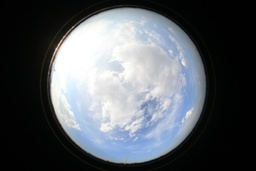
#> input picture resources/nube.jpg, 256 x 171 px, shrunk from 4368 x 2912 before the run, found by its file name
$ python prueba1.py
#> lines starting #> are read from the running program, lines starting #| are printed output that depends on the picture; after the words box and inside, x2 and y2 are one past the last pixel; in counts of white or black regions, pixels touching at a corner belong together
from skimage.color import rgb2gray
import numpy as np
import cv2
import matplotlib.pyplot as plt

from scipy import ndimage

image = plt.imread('nube.jpg')
#> image is the input picture: shape (171, 256, 3); mean R, G, B 87.2, 91.8, 97.5
image.shape
plt.imshow(image)

plt.show()

gray = rgb2gray(image)
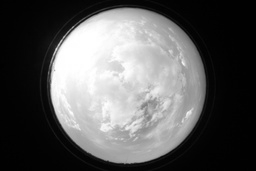
#> gray: shape (171, 256) float64; min 0, max 1, mean 0.358
plt.imshow(gray, cmap='gray')

gray_r = gray.reshape(gray.shape[0]*gray.shape[1])
for i in range(gray_r.shape[0]):
    print(i)
    if gray_r[i] > gray_r.mean():
        gray_r[i] = 1
    else:
        gray_r[i] = 0
gray = gray_r.reshape(gray.shape[0],gray.shape[1])
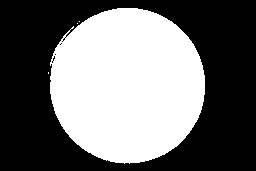
#> gray: shape (171, 256) float64; values 0 (black) and 1 (white), 43.5% white; 4 white regions (3 under 20 px), largest, box (x1, y1, x2, y2) and area: (50, 8, 205, 164) 19059
plt.imshow(gray, cmap='gray')

gray = rgb2gray(image)
gray_r = gray.reshape(gray.shape[0]*gray.shape[1])
for i in range(gray_r.shape[0]):
    if gray_r[i] > gray_r.mean():
        gray_r[i] = 3
    elif gray_r[i] > 0.5:
        gray_r[i] = 2
    elif gray_r[i] > 0.25:
        gray_r[i] = 1
    else:
        gray_r[i] = 0
gray = gray_r.reshape(gray.shape[0],gray.shape[1])
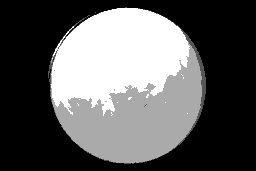
#> gray: shape (171, 256) float64; min 0, max 3, mean 1.1; drawn with min black and max white
plt.imshow(gray, cmap='gray')
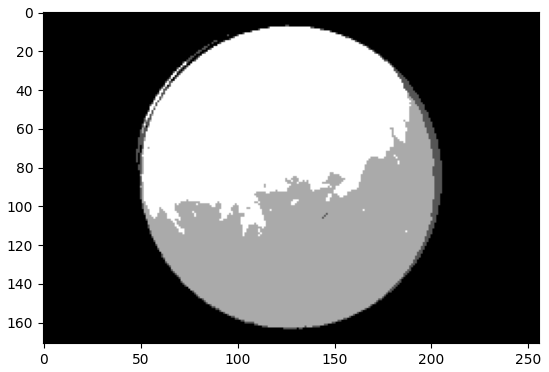
#> figure drawn by matplotlib, 1 panel
